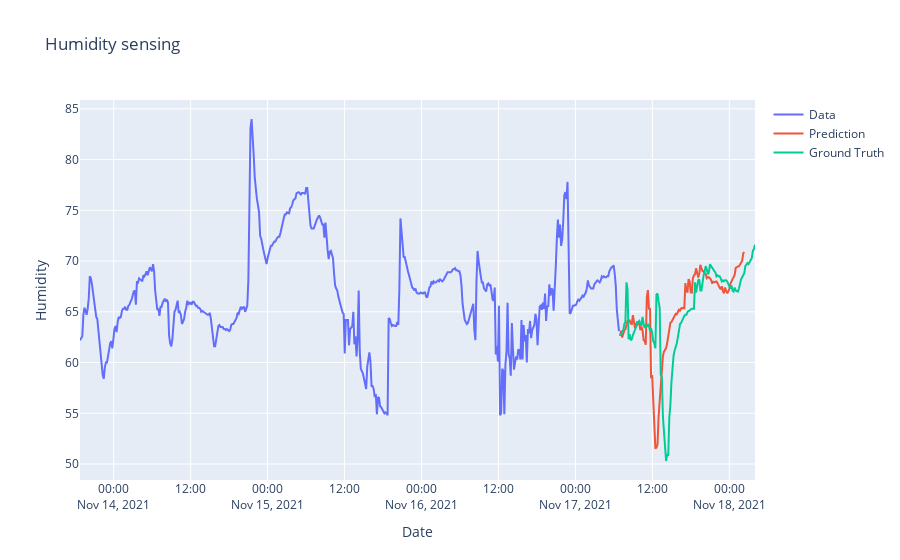

The notebook cell saved with this chart:
### Code cell
prediction = model.predict_generator(test_generator)

close_train = close_train.reshape((-1))
close_test = close_test.reshape((-1))
prediction = prediction.reshape((-1))

trace1 = go.Scatter(
    x = date_train,
    y = close_train,
    mode = 'lines',
    name = 'Data'
)
trace2 = go.Scatter(
    x = date_test,
    y = prediction,
    mode = 'lines',
    name = 'Prediction'
)
trace3 = go.Scatter(
    x = date_test,
    y = close_test,
    mode='lines',
    name = 'Ground Truth'
)
layout = go.Layout(
    title = "Humidity sensing",
    xaxis = {'title' : "Date"},
    yaxis = {'title' : "Humidity"}
)
fig = go.Figure(data=[trace1, trace2, trace3], layout=layout)
fig.show()
fig.write_image("intiallstm.png")
